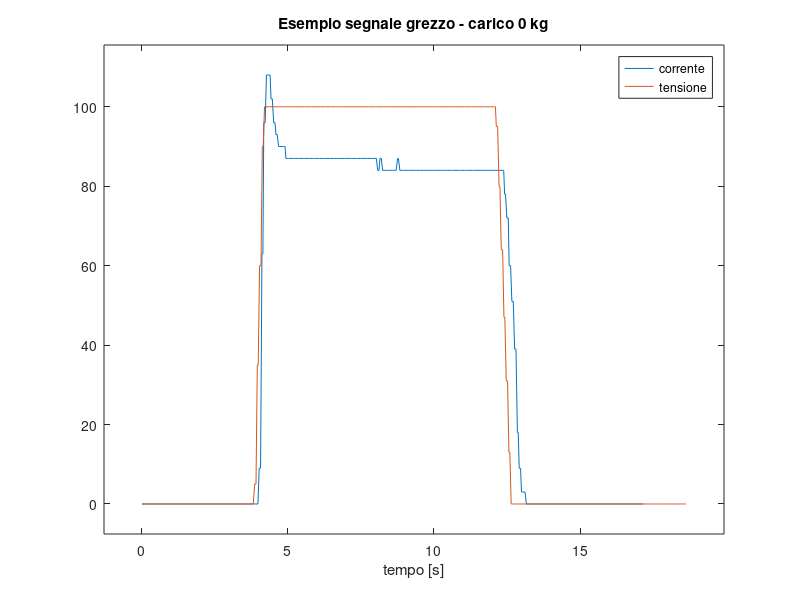

MATLAB code for this plot: (Note: this script raises an error after producing the figure.)
%% ANALISI DEI DATI ACQUISITI DURANTE I TEST "SOLLEVAMENTO A VUOTO"
% In questo script si analizzano i dati acquisiti durante i test "sollevamento 
% a vuoto" eseguiti il giorno 05/03/2021 presso SAMAG. Il fine è quello di descrivere 
% il funzionamento delle principali funzioni della libreria e dimostrare l'efficacia 
% del test.
% 
% All'inizio tutte le acquisizioni grezze vengono caricate in memoria.

load('Test_SV_05_03_2021.mat')

% Plot di uno dei tanti segnali grezzi acquisiti dall'inverter
% (per mostrare il loro tipico andamento nel tempo)
figure
plot(SV_0kg_8s_2(:,1),SV_0kg_8s_2(:,2))
hold on
plot(SV_57kg_8s_2(:,1),SV_57kg_8s_2(:,3))
title('Esempio segnale grezzo - carico 0 kg')
xlabel('tempo [s]')
legend('corrente','tensione')
axis padded
%% Scelta del segnale nominale e ricampionamento di tutti i segnali
% Una delle acquisizioni viene scelta come segnale nominale da usare come riferimento 
% di buona salute del mezzo (il segnale di uno dei due test eseguiti con 0 kg 
% di carico). Tutti gli altri segnali verranno confrontati con questo per determinare 
% l'indicatore di condizione del mezzo.
% 
% Dal momento che il campionamento del segnale nominale scelto potrebbe non 
% essere costante questo viene ricampionato alla sua frequenza di campionamento 
% media.
% 
% Analogamente tutti gli altri segnali vengono ricampionati alla stessa frequenza 
% di campionamento del segnale nominale per ottenere segnali confrontabili.

% Scelgo il segnale nominale e lo ricampiono ad una frequenza di campionamento 
% fissa pari alla frequenza di acquisizione media e salvo il risultato in una
% struttura dati
Sn = ricampionaSegnale(SV_0kg_8s_2(:,2), SV_0kg_8s_2(:,1),0);

% Ricampiono gli altri segnali ad una frequenza di campionamento fissa
% uguale a quella usata per il segnale nominale e salvo i risultati in
% strutture dati.
S_0kg = ricampionaSegnale(SV_0kg_8s(:,2), SV_0kg_8s(:,1),Sn.f);
S_11kg = ricampionaSegnale(SV_11kg_8s_2(:,2), SV_11kg_8s_2(:,1),Sn.f);
S_24kg = ricampionaSegnale(SV_24kg_8s_2(:,2), SV_24kg_8s_2(:,1),Sn.f);
S_37kg = ricampionaSegnale(SV_37kg_8s_2(:,2), SV_37kg_8s_2(:,1),Sn.f);
S_48kg = ricampionaSegnale(SV_48kg_8s_2(:,2), SV_48kg_8s_2(:,1),Sn.f);
S_57kg = ricampionaSegnale(SV_57kg_8s_2(:,2), SV_57kg_8s_2(:,1),Sn.f);
%% Elaborazione del segnale nominale
% Il segnale nominale ha al suo inizio e alla sua fine delle acquisizioni non 
% significative per il test. Il segnale utile viene quindi identificato e tagliato 
% dal resto.
% 
% Dal momento che il segnale nominale scelto è un riferimento costante i risultati 
% dell'elaborazione vengono salvati per essere riutilizzati immediatamente in 
% altri test senza necessità di ripetere queste operazioni.

% Parametri per elaborazione del segnale nominale
n_d = 8; % [2,8] ordine del filtro FIR usato per calcolare la derivata prima
inizio_soglia = 0.7; % (0,1] soglia come moltiplicatore per determinare l'inizio del segnale utile
durata = 8; % [s] durata del test
margine_inizio = 0.5; % [s] margine di tempo aggiunto all'inizio del segnale utile identificato

Sn_t = tagliaSegnaleUtile_sv(Sn,n_d,inizio_soglia,durata,margine_inizio);

% Plot del segnale utile identificato e ritagliato
figure
plotSegnale(Sn_t);
title('Parte utile del segnale nominale')
ylabel('corrente')
axis padded

% Il pratica questo segnale verrà salvato per poter essere riutilizzato
% quando serve senza bisogno di ripetere le elaborazioni
% "save(Sn_t);"
%% Elaborazione dei segnali acquisiti
% I segnali acquisiti hanno al loro inizio e alla loro fine delle acquisizioni 
% non significative per il test.  La parte utile dei segnali viene quindi identificata 
% e tagliata dal resto.

% Parametri per elaborazione dei segnali acquisiti
n_d = 8; % [2,8] ordine del filtro FIR usato per calcolare la derivata prima
inizio_soglia = 0.7; % (0,1] soglia come moltiplicatore per determinare l'inizio del segnale utile
durata = 8; % [s] durata del test
margine_inizio = 0.5; % [s] margine di tempo aggiunto all'inizio del segnale utile identificato

S_0kg_t = tagliaSegnaleUtile_sv(S_0kg,n_d,inizio_soglia,durata,margine_inizio);
S_11kg_t = tagliaSegnaleUtile_sv(S_11kg,n_d,inizio_soglia,durata,margine_inizio);
S_24kg_t = tagliaSegnaleUtile_sv(S_24kg,n_d,inizio_soglia,durata,margine_inizio);
S_37kg_t = tagliaSegnaleUtile_sv(S_37kg,n_d,inizio_soglia,durata,margine_inizio);
S_48kg_t = tagliaSegnaleUtile_sv(S_48kg,n_d,inizio_soglia,durata,margine_inizio);
S_57kg_t = tagliaSegnaleUtile_sv(S_57kg,n_d,inizio_soglia,durata,margine_inizio);

% Plot dei segnali utili identificati e ritagliati
figure
plotSegnale(S_0kg_t);
hold on
plotSegnale(S_11kg_t);
plotSegnale(S_24kg_t);
plotSegnale(S_37kg_t);
plotSegnale(S_48kg_t);
plotSegnale(S_57kg_t);
title('Parti utili dei segnali acquisiti')
ylabel('corrente')
axis padded
%% Calcolo indice "Minimo Errore Quadratico Medio"
% Viene calcolato un indicatore di somiglianza tra il segnale nominale e i segnali 
% acquisitoi Tale indicatore determina lo stato di salute del mezzo e la sua idoneità 
% ad essere utilizzato.

% Calcolo dell'indice di correlazione tra il segnale nominale e ciascuno dei 
% segnali acquisiti. Minore è l'indice maggiore è la somiglianza tra i due segnali.
ind_0kg = Ind_minErroreQuadraticoMedio_sv(Sn_t,S_0kg_t);
ind_11kg = Ind_minErroreQuadraticoMedio_sv(Sn_t,S_11kg_t);
ind_24kg = Ind_minErroreQuadraticoMedio_sv(Sn_t,S_24kg_t);
ind_37kg = Ind_minErroreQuadraticoMedio_sv(Sn_t,S_37kg_t);
ind_48kg = Ind_minErroreQuadraticoMedio_sv(Sn_t,S_48kg_t);
ind_57kg = Ind_minErroreQuadraticoMedio_sv(Sn_t,S_57kg_t);

% In base a una soglia si determina se il mezzo su cui è eseguito il test è
% idoneo ad essere utilizzato
ind_lim = 8;

% Plot degli indici di somiglianza calcolati e del limite imposto
figure
Y_plot_temp = [ind_0kg ind_11kg ind_24kg ind_37kg ind_48kg ind_57kg];
plot(Y_plot_temp)
hold on
plot(ones(1,length(Y_plot_temp))*ind_lim,'--')
title('Indici di somiglianza')
xlabel('#segnale')
legend('indice','limite')